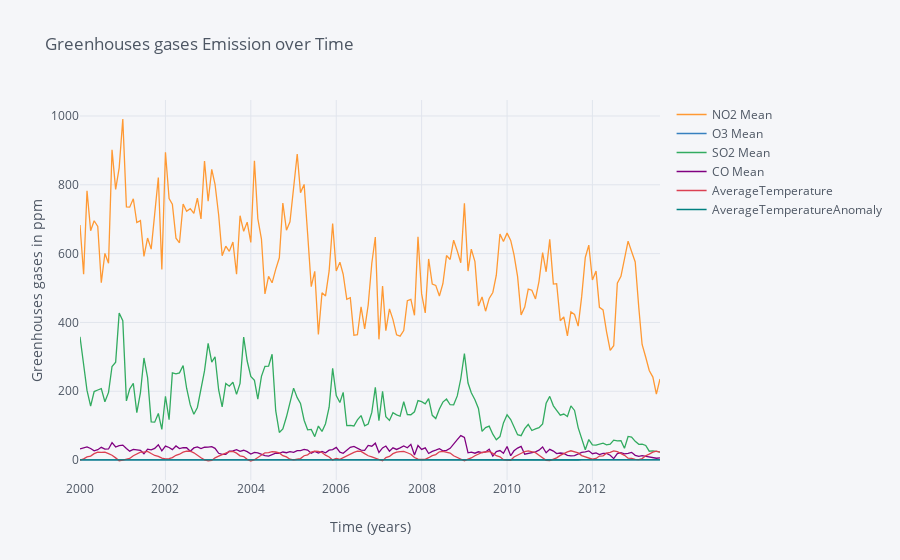

Notebook cell for this chart:
### Code cell
data.iplot(kind='line', xTitle='Time (years)',yTitle='Greenhouses gases in ppm', title='Greenhouses gases Emission over Time')

### Figure 1 — Plotly figure (JSON) as saved in the notebook; plotly's stock layout.template omitted (floating-point values rounded to 4 significant figures; data arrays with more than 128 entries replaced by an {"elided": "..."} marker saying what was removed)
{"data": [{"line": {"color": "rgba(255, 153, 51, 1.0)", "dash": "solid", "shape": "linear", "width": 1.3}, "mode": "lines", "name": "NO2 Mean", "text": "", "type": "scatter", "x": {"elided": "164 str values"}, "y": {"elided": "164 float values"}}, {"line": {"color": "rgba(55, 128, 191, 1.0)", "dash": "solid", "shape": "linear", "width": 1.3}, "mode": "lines", "name": "O3 Mean", "text": "", "type": "scatter", "x": {"elided": "164 str values"}, "y": {"elided": "164 float values"}}, {"line": {"color": "rgba(50, 171, 96, 1.0)", "dash": "solid", "shape": "linear", "width": 1.3}, "mode": "lines", "name": "SO2 Mean", "text": "", "type": "scatter", "x": {"elided": "164 str values"}, "y": {"elided": "164 float values"}}, {"line": {"color": "rgba(128, 0, 128, 1.0)", "dash": "solid", "shape": "linear", "width": 1.3}, "mode": "lines", "name": "CO Mean", "text": "", "type": "scatter", "x": {"elided": "164 str values"}, "y": {"elided": "164 float values"}}, {"line": {"color": "rgba(219, 64, 82, 1.0)", "dash": "solid", "shape": "linear", "width": 1.3}, "mode": "lines", "name": "AverageTemperature", "text": "", "type": "scatter", "x": {"elided": "164 str values"}, "y": {"elided": "164 float values"}}, {"line": {"color": "rgba(0, 128, 128, 1.0)", "dash": "solid", "shape": "linear", "width": 1.3}, "mode": "lines", "name": "AverageTemperatureAnomaly", "text": "", "type": "scatter", "x": {"elided": "164 str values"}, "y": {"elided": "164 float values"}}], "layout": {"legend": {"bgcolor": "#F5F6F9", "font": {"color": "#4D5663"}}, "paper_bgcolor": "#F5F6F9", "plot_bgcolor": "#F5F6F9", "title": {"font": {"color": "#4D5663"}, "text": "Greenhouses gases Emission over Time"}, "xaxis": {"gridcolor": "#E1E5ED", "showgrid": true, "tickfont": {"color": "#4D5663"}, "title": {"font": {"color": "#4D5663"}, "text": "Time (years)"}, "zerolinecolor": "#E1E5ED"}, "yaxis": {"gridcolor": "#E1E5ED", "showgrid": true, "tickfont": {"color": "#4D5663"}, "title": {"font": {"color": "#4D5663"}, "text": "Greenhouses gases in ppm"}, "zerolinecolor": "#E1E5ED"}}}
